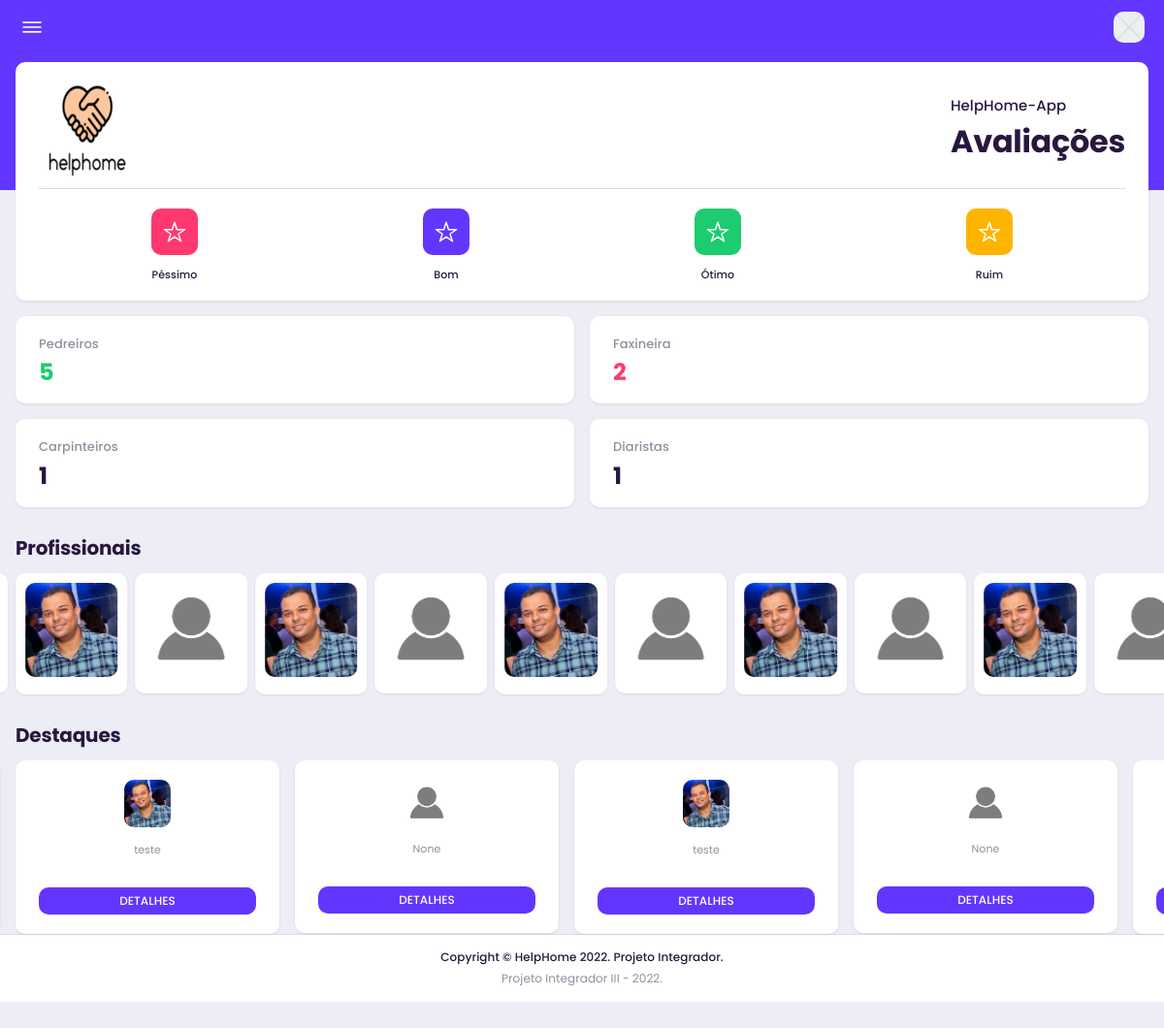
/pwa, run on an earlier commit of the app's database.
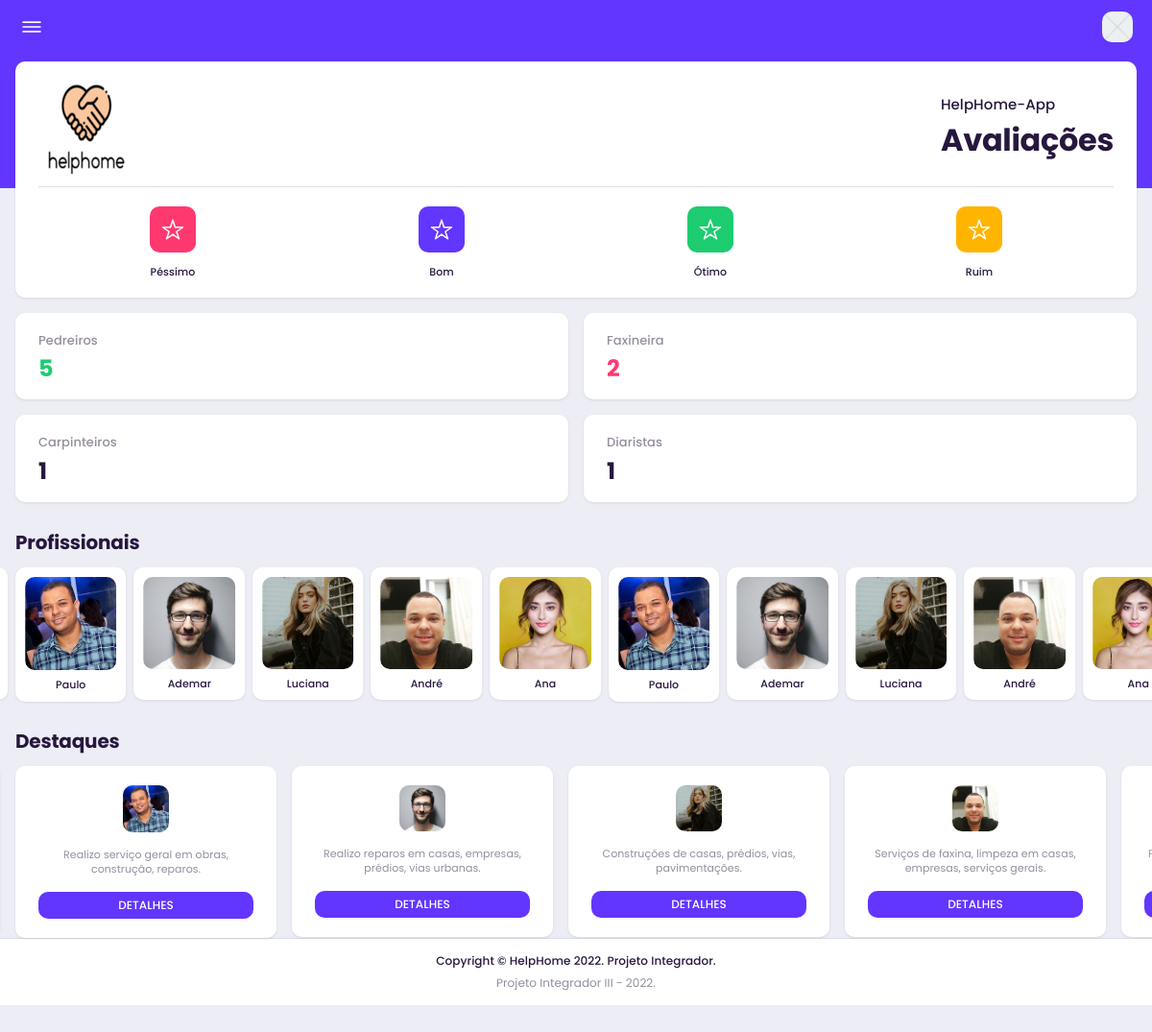
And on a later commit of the database.
### core/models.py (models this page shows, shortened)
class Profile(models.Model):
    STATES = (('AC', 'Acre'), ('AL', 'Alagoas'), ('AP', 'Amapá'), ('AM', 'Amazonas'), ('BA', 'Bahia'),
              ('CE', 'Ceará'), ('ES', 'Espírito Santo'), ('GO', 'Goiás'), ('MA', 'Maranhão'),
              ('MT', 'Mato Grosso'), ('MS', 'Mato Grosso do Sul'), ('MG', 'Minas Gerais'),
              ('PA', 'Pará'), ('PB', 'Paraíba'), ('PR', 'Paraná'), ('PE', 'Pernambuco'), ('PI', 'Piauí'),
              ('RJ', 'Rio de Janeiro'), ('RN', 'Rio Grande do Norte'), ('RS', 'Rio Grande do Sul'),
              ('RO', 'Rondônia'), ('RR', 'Roraima'), ('SC', 'Santa Catarina'), ('SP', 'São Paulo'),
              ('SE', 'Sergipe'), ('TO', 'Tocantins'), ('DF', 'Distrito Federal'),
              )
    GENDER = (
        ('M', 'Masculino'),
        ('F', 'Feminino'),
        ('O', 'Outro'),
    )
    user = models.OneToOneField(User, on_delete=models.CASCADE, verbose_name='Usuário', related_name='profile')
    picture = models.ImageField(verbose_name='Foto', null=True, blank=True, default='profile_pics/default.png',
                                upload_to='profile_pics')
    birth_date = models.DateField(verbose_name='Data de nascimento', blank=True, null=True)
    gender = models.CharField(max_length=1, choices=GENDER, verbose_name='Gênero', blank=True, null=True)
    services = models.ManyToManyField(Service, verbose_name='Serviço', blank=True, related_name='profile')
    profile_description = models.TextField(max_length=500, verbose_name='Descrição', blank=True, null=True)
    social_number = models.CharField(max_length=11, verbose_name='CPF', unique=True, blank=True, null=True)
    phone_number = models.CharField(max_length=11, verbose_name='Telephone', blank=True, null=True)
    zip_code = models.CharField(max_length=8, verbose_name='CEP', blank=True, null=True)
    street = models.CharField(max_length=100, verbose_name='logradouro', blank=True, null=True)
    number = models.CharField(max_length=8, verbose_name='Número', blank=True, null=True)
    complement = models.CharField(max_length=100, verbose_name='Complemento', blank=True, null=True)
    district = models.CharField(max_length=100, verbose_name='Bairro', blank=True, null=True)
    city = models.CharField(max_length=50, verbose_name='Cidade', blank=True, null=False)
    state = models.CharField(max_length=2, choices=STATES, verbose_name='Estado', blank=True, null=True)
    created = models.DateTimeField(auto_now_add=True, verbose_name='Criado em')
    modified = models.DateTimeField(auto_now=True, verbose_name='Modificado em')
    class Meta:
        verbose_name = 'Perfil'
        verbose_name_plural = 'Perfis'
        ordering = ['created']

### core/views.py (the view)
# urls.py: path('', include('pwa.urls')),
def pwa(request):
        usuario = Profile.objects.all()
        servicos = Review.objects.all()
        template = loader.get_template('core/pwa.html')
        context = {
        'usuario': usuario,
        'servicos':servicos,
        }
        return new_func(request, template, context)

### core/views.py (called while the page is built)
def new_func(request, template, context):
    return HttpResponse(template.render(context, request))

### templates/core/pwa.html (shortened to what this page needs)
{% extends "core/base_pwa.html" %}
{% load account socialaccount %}
{% load static %}
{% block content %}
<div id="appCapsule">
    <div class="section wallet-card-section pt-1">
        <div class="wallet-card">
            <div class="balance">
                <div class="left">
                    <img src="{% static 'images/icon-pwa.png' %}" alt="image">
                </div>
                <div class="right">
                    <span class="title">HelpHome-App</span>
                    <h1 class="total">Avaliações</h1>
                </div>
            </div>
            <div class="wallet-footer">
                <div class="item">
                        <div class="icon-wrapper bg-danger">
                            <ion-icon name="star-outline"></ion-icon>
                        </div>
                        <strong>Péssimo</strong>
                </div>
                <div class="item">
                        <div class="icon-wrapper">
                            <ion-icon name="star-outline"></ion-icon>
                        </div>
                        <strong>Bom</strong>
                </div>
                <div class="item">
                        <div class="icon-wrapper bg-success">
                            <ion-icon name="star-outline"></ion-icon>
                        </div>
                        <strong>Ótimo</strong>
                </div>
                <div class="item">
                        <div class="icon-wrapper bg-warning">
                            <ion-icon name="star-outline"></ion-icon>
                        </div>
                        <strong>Ruim</strong>
                </div>
            </div>
        </div>
    </div>
    <div class="section">
        <div class="row mt-2">
            <div class="col-6">
                <div class="stat-box">
                    <div class="title">Pedreiros</div>
                    <div class="value text-success">5</div>
                </div>
            </div>
            <div class="col-6">
                <div class="stat-box">
                    <div class="title">Faxineira</div>
                    <div class="value text-danger">2</div>
                </div>
            </div>
        </div>
        <div class="row mt-2">
            <div class="col-6">
                <div class="stat-box">
                    <div class="title">Carpinteiros</div>
                    <div class="value">1</div>
                </div>
            </div>
            <div class="col-6">
                <div class="stat-box">
                    <div class="title">Diaristas</div>
                    <div class="value">1</div>
                </div>
            </div>
        </div>
    </div>
    <div class="section full mt-4">
        <div class="section-heading padding">
            <h2 class="title">Profissionais</h2>
        </div>
        <div class="carousel-small splide">
            <div class="splide__track">
                <ul class="splide__list">
                    {% for usuario in usuario %}
                    <li class="splide__slide">
                        <a href="{% url 'profile_detail_pwa' pk=usuario.pk %}">
                            <div class="user-card">
                                <img src="{{ usuario.picture.url }}" alt="img" class="imaged w-100">
                                <strong>{{usuario.user.first_name}}</strong>
                            </div>
                        </a>
                    </li>
                    {% endfor %}
                </ul>
            </div>
        </div>
    </div>
    <div class="section full mt-4">
        <div class="section-heading padding">
            <h2 class="title">Destaques</h2>
                       </div>
        <div class="carousel-multiple splide">
            <div class="splide__track">
                <ul class="splide__list">
                    {% for usuario in usuario %}
                    <li class="splide__slide">
                        <div class="bill-box">
                            <div class="img-wrapper">
                                <img src="{{ usuario.picture.url }}" alt="img" class="image-block imaged w48">
                            </div>
                            <p>{{ usuario.profile_description}}</p>
                            <a href="{% url 'profile_detail_pwa' pk=usuario.pk %}" class="btn btn-primary btn-block btn-sm">DETALHES</a>
                        </div>
                    </li>
{% endfor %}
                </ul>
            </div>
        </div>
    </div>
    <div class="appFooter">
        <div class="footer-title">
            Copyright © HelpHome 2022. Projeto Integrador.
        </div>
        Projeto Integrador III - 2022.
    </div>
</div>
{% endblock content%}

### templates/core/base_pwa.html (shortened to what this page needs)
{% load static %}
{% load pwa%}
<!DOCTYPE html>
<html lang="pt-br">
<head>
       <link rel="stylesheet" href="{% static 'assets/css/style.css' %}">
 </head>
<body>
    <div class="appHeader bg-primary text-light">
        <div class="left">
            <a href="#" class="headerButton" data-bs-toggle="modal" data-bs-target="#sidebarPanel">
                <ion-icon name="menu-outline"></ion-icon>
            </a>
        </div>
        <div class="right">
            <a href="{% url 'profile_pwa'%}" class="headerButton">
                {% if user.is_authenticated %}
                <img src="{{ user.profile.picture.url}}" alt="image" class="imaged w32">
                <span class="badge badge-danger">6</span>
                {%else%}
                <img src="{% static 'assets/img/sample/avatar/avatar1.jpg' %}" alt="image" class="imaged w32">
                {% endif %}
            </a>
        </div>
    </div>
    {% block content %} {% endblock %}
</body>
</html>

What changed in the data, as far as the page shows it:
changed Profile: user.first_name (not shown) → "Paulo"; profile_description "teste" → "Realizo serviço geral em obras, construção, reparos."
changed Profile: picture: picture added in place of a placeholder; user.first_name (not shown) → "Ademar"; profile_description "None" → "Realizo reparos em casas, empresas, prédios, vias urbanas."
added Profile: picture (picture), user.first_name "Luciana", profile_description "Construções de casas, prédios, vias, pavimentações."
added Profile: picture (picture), user.first_name "André", profile_description "Serviços de faxina, limpeza em casas, empresas, serviços gerais."
added Profile: picture (picture), user.first_name "Ana"
